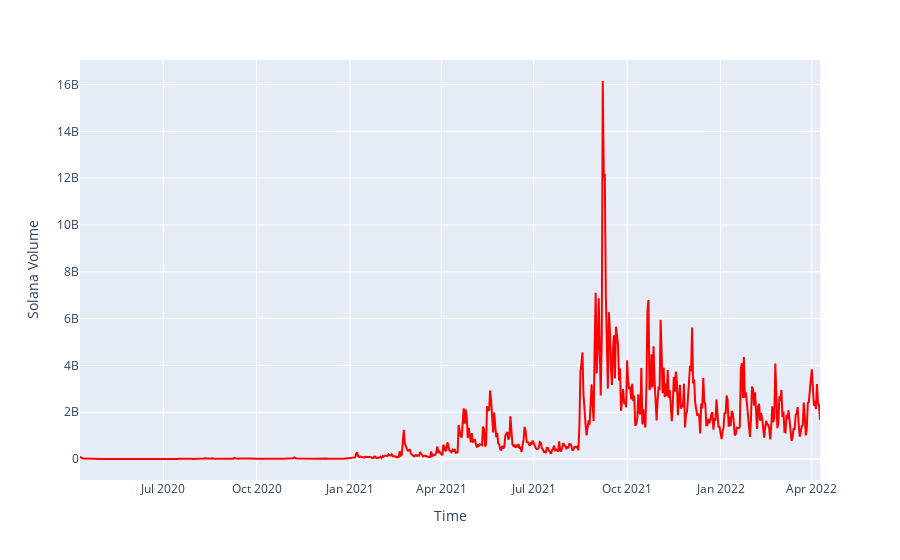

Notebook source saved alongside this figure:
### Code cell
import hvplot.pandas
import matplotlib.pyplot as plt
import plotly.express as px
            
solana_vol_df.index
solvolgraph = solana_vol_df.reset_index()
px.line(data_frame=solvolgraph,x = 'Time',y = 'Solana Volume',color_discrete_sequence = ['red'])

### Figure 1 — Plotly figure (JSON) as saved in the notebook; plotly's stock layout.template omitted (floating-point values rounded to 4 significant figures; data arrays with more than 128 entries replaced by an {"elided": "..."} marker saying what was removed)
{"data": [{"hovertemplate": "Time=%{x}<br>Solana Volume=%{y}<extra></extra>", "legendgroup": "", "line": {"color": "red", "dash": "solid"}, "marker": {"symbol": "circle"}, "mode": "lines", "name": "", "orientation": "v", "showlegend": false, "type": "scatter", "x": {"elided": "730 str values"}, "xaxis": "x", "y": {"elided": "730 float values"}, "yaxis": "y"}], "layout": {"legend": {"tracegroupgap": 0}, "margin": {"t": 60}, "xaxis": {"anchor": "y", "domain": [0, 1], "title": {"text": "Time"}}, "yaxis": {"anchor": "x", "domain": [0, 1], "title": {"text": "Solana Volume"}}}}
